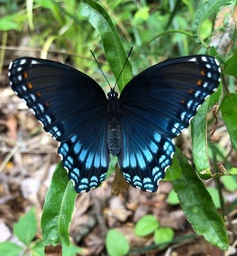
#> input picture ImageCorpus4Res/LgButterfly.jpg, 237 x 256 px, shrunk from 1184 x 1280 before the run
$ python image_sample_quant.py ImageCorpus4Res
#> lines starting #> are read from the running program, lines starting #| are printed output that depends on the picture
import argparse
import cv2
import numpy as np
import os
import sys
import math
from time import time
import matplotlib.pyplot as plt


# set up a list for files
images = []

# index for the list of images in the browser
count = 0

# Current manipulation
manipul = ""

# Get and parse the arguments
def get_args():
    parser = argparse.ArgumentParser(description='Image Manipulation v1.0')
    parser.add_argument('path', metavar='dir',
                        help='The root directory to view photos in')

    parser.add_argument('--faster', metavar='bool',  type=int,
                        help='The intensity algorithm speed: "1" uses a faster implementation')

    args = parser.parse_args()
    return(args)

# Check for images in the path and save the exact path to each
#   image in a list.
def load_path(path):
    global images
    rootDir = os.path.join(path)
    for dirName, subdirList, fileList in os.walk(rootDir):
        for fname in fileList:
            pos_img = dirName + "/" + fname
            if cv2.haveImageReader(pos_img): # if it is a readable image
                images.append(pos_img)  #add it to the list of images

    # If there is a problem with the given path, exit
    if len(images) == 0:
        print("Invalid path or there are no images in path")
        sys.exit(1)


# Load the first image from the directory as opencv
def opencv_img(count):
    # read and convert image
    image = cv2.imread(images[count])
    return(image)

# Reduce intensity to 6 bit
def intensity_6(img):
    global manipul
    if args.faster == 1:
        new_img = (img // 4 * 4) + (4 // 2)
    else:
        new_img = change_intensity(img, 6)
    manipul  = "k6"
    #View and save the image
    show_wait_save(new_img)

# Reduce intensity to 4 bit
def intensity_4(img):
    global manipul
    img = opencv_img(count)
    if args.faster == 1:
        new_img = (img // 16 * 16) + (16 // 2)
    else:
        new_img = change_intensity(img, 4)
    manipul = "k4"
    #View and save the image
    show_wait_save(new_img)

def change_intensity(img, k):
    target_level = 2**k
    target_compr_factor = 256/target_level

    # a new matrix (multi-dim array) of all ones with the same width and height that holds BGR to be normalized
    normalized_img = np.ones((img.shape[0], img.shape[1], 3))

    # a new matrix (multi-dim array) of all ones with the same width and height that holds BGR from [0, 2^k -1]  intensity change
    changed_img = np.ones((img.shape[0], img.shape[1], 3), dtype=np.uint8)

    # a final matrix (multi-dim array) of all ones with the same width and height that holds BGR for the final displayed image
    clr_corrected_img = np.ones((img.shape[0], img.shape[1], 3), dtype=np.uint8)

    # The new image will have the new intensity value
    # so we know how many bits are being used by looking at intensity[count] in the current image
    # normalizing the color using a sequence of 3 linear transformation from the range of RGB values in the original
    # image to a smaller range from 0 - (2^k -1) for each k


    # tuple to select colors of each channel line
    colors = ("b", "g", "r")
    channel_ids = (0, 1, 2)

    # create the histogram plot, with three lines, one for
    # each color
    plt.xlim([0, 255])
    for channel_id, c in zip(channel_ids, colors):
        histogram, bin_edges = np.histogram(
            img[:, :, channel_id], bins=256, range=(0, 256)
        )
        plt.plot(bin_edges[0:-1], histogram, color=c)

    plt.xlabel("Color value")
    plt.ylabel("Pixels")

    plt.show()

    # first transformation to standardized the values in each BGR channel to [0,1]
    for i in range(0, img.shape[0]):
        for j in range(0, img.shape[1]):
            normalized_img[i, j, 0] = img[i,j,0]/255
            normalized_img[i, j, 1] = img[i, j, 1]/255
            normalized_img[i, j, 2] = img[i,j,2]/255

    # necessary formatting of image to render correctly
    normalized_img = normalized_img[0:int(normalized_img.shape[0]*2), 0:int(normalized_img.shape[1]*2)]

    # create the histogram plot, with three lines, one for each color
    plt.xlim([0, 1])
    for channel_id, c in zip(channel_ids, colors):
        histogram, bin_edges = np.histogram(
            normalized_img[:, :, channel_id], bins=256, range=(0, 1)
        )
        plt.plot(bin_edges[0:-1], histogram, color=c)

    plt.xlabel("Color value")
    plt.ylabel("Pixels")

    plt.show()

    # second transformation so that there are now only 2^k - 1  BGR values
    for i in range(0, img.shape[0]):
        for j in range(0, img.shape[1]):
            changed_img[i,j,0] = np.uint8(min(255, normalized_img[i,j,0]*(target_level-1)))
            changed_img[i,j,1] = np.uint8(min(255, normalized_img[i,j,1]*(target_level-1)))
            changed_img[i,j,2] = np.uint8(min(255, normalized_img[i,j,2]*(target_level-1)))

    # necessary formatting of image to render correctly
    changed_img = changed_img[0:int(changed_img.shape[0]), 0:int(changed_img.shape[1])]

    # create the histogram plot, with three lines, one for each color
    plt.xlim([0, 256])
    for channel_id, c in zip(channel_ids, colors):
        histogram, bin_edges = np.histogram(
            changed_img[:, :, channel_id], bins=256, range=(0, 256)
        )
        plt.plot(bin_edges[0:-1], histogram, color=c)

    plt.xlabel("Color value")
    plt.ylabel("Pixels")

    plt.show()

    # the final transformation takes the 2^k - 1 values in the range of [0, 255] before rendering the image.
    for i in range(0, img.shape[0]):
        for j in range(0, img.shape[1]):
            clr_corrected_img[i,j,0] = np.uint8((changed_img[i,j,0]/(target_level-1))*(2**8 - 1))
            clr_corrected_img[i,j,1] = np.uint8((changed_img[i,j,1]/(target_level-1))*(2**8 - 1))
            clr_corrected_img[i,j,2] = np.uint8((changed_img[i,j,2]/(target_level-1))*(2**8 - 1))

    # necessary formatting of image to render correctly
    clr_corrected_img = clr_corrected_img[0:int(clr_corrected_img.shape[0]*2), 0:int(clr_corrected_img.shape[1]*2)]

    # create the histogram plot, with three lines, one for each color
    plt.xlim([0, 256])
    for channel_id, c in zip(channel_ids, colors):
        histogram, bin_edges = np.histogram(
            clr_corrected_img[:, :, channel_id], bins=256, range=(0, 256)
        )
        plt.plot(bin_edges[0:-1], histogram, color=c)

    plt.xlabel("Color value")
    plt.ylabel("Pixels")

    plt.show()

    return(clr_corrected_img)


# Shrink using nearest neighbor with a factor of 0.5
def shrink_NN(img):
    global manipul
    manipul = "nn_shrink"
    start = time()
    nearest_neighbor(img)
    end = time()
    print("Shrinking using Nearest Neighbor took: ", str((end-start)/60), " seconds")

# Shrink using bicubic with a factor of 0.5
# [45 lines left out: functions shrink_bicubic, shrink_bilinear, increase_NN, increase_bicubic, increase_bilinear, not called in this run]

# Nearest neigbor interpolation to the given factor
def nearest_neighbor(image, factor=0.5):
    image = cv2.resize(image, (int(image.shape[1]*factor),
                                      int(image.shape[0]*factor)),
                                      interpolation=cv2.INTER_NEAREST)
    #Show and save the image
    show_wait_save(image)

#Bicubic interpolation to the given factor
# [14 lines left out: functions bicubic, bilinear, not called in this run]

# Enlarge image by factor of 2 using linear interpolation
def enlarge_linear(image):
    global manipul
    manipul = "linear_increase"
    start = time()
    # We make a new matrix (multi-dim array) of all zeros twice the width and height that holds RGB
    enlarged_img = np.zeros((2 * image.shape[0], 2 * image.shape[1], 3), dtype=np.uint8)


    # For each row, go to each column position and if the col is divisible by 2, copy old img values
    # otherwise use linear interpolation with left and right spatial coordinate RGB values
    for i in range(image.shape[0]):
        for j in range(image.shape[1]):
            enlarged_img[i*2, j*2] = image[i, j]
            if j < image.shape[1] - 1:
                enlarged_img[i*2, j*2 + 1] = (1 / 2) * image[i, j] + (1 / 2) * image[i, j + 1]
            else:
                enlarged_img[i*2, j*2 + 1] = image[i, j]

    # For each column, go to each row position and if the row is divisible by 2, copy old img values
    # otherwise use linear interpolation with above and below spatial coordinate RGB values
    for j in range(0, enlarged_img.shape[1] - 2, 2):
        for i in range(1, enlarged_img.shape[0] - 1, 2):
            enlarged_img[i, j] = (1/2)*enlarged_img[i-1, j] + (1/2)*enlarged_img[i+1, j]
            enlarged_img[i, j+1] = (1/2)*enlarged_img[i+1, j] + (1/2) * enlarged_img[i-1, j+2]
        enlarged_img[enlarged_img.shape[0] - 1, j] = enlarged_img[enlarged_img.shape[0] - 2, j]
        enlarged_img[enlarged_img.shape[0] - 1, j+1] = enlarged_img[enlarged_img.shape[0] - 1, j]

    # In the last 2 columns, for every second row, use linear interpolation with above and below spatial coordinate RGB values
    for i in range(1, enlarged_img.shape[0] - 1, 2):
        enlarged_img[i, enlarged_img.shape[1] - 2] = (1/2)*enlarged_img[i-1, enlarged_img.shape[1] - 2] + (1/2)*enlarged_img[i+1, enlarged_img.shape[1] - 2]
        enlarged_img[i, enlarged_img.shape[1] - 1] = (1/2)*enlarged_img[i-1, enlarged_img.shape[1] - 1] + (1/2)*enlarged_img[i+1, enlarged_img.shape[1] - 1]

    # necessary formatting of image to render correctly
    enlarged_img = enlarged_img[0:int(enlarged_img.shape[0]*2), 0:int(enlarged_img.shape[1]*2)]
    end = time()
    print("Enlarging using linear took: ", str((end-start)/60),  " seconds")
    show_wait_save(enlarged_img)

# Shrink image by factor of 2 (or nearly 2 if odd dimension) using linear interpolation
def shrink_linear(image):
    global manipul
    manipul = "linear_shrink"
    start = time()
    # We make a new matrix (multi-dim array) of all zeros twice the width and height that holds RGB
    shrunken_img = np.ones((image.shape[0]//2, image.shape[1]//2, 3), dtype=np.uint8)

    # The new image will have only a new pixel in the center of each rectangle of old pixel positions
    # where two adjacent rows and two adjacent columns create a square.  Taking these squares to be
    # non-overlapping approximates the half size for the original image.
    # Value of RGB function at the new point is created by using linear interpolation between
    # top left and top right original pixel values of the square.

    for i in range(0,shrunken_img.shape[0]):
        for j in range(shrunken_img.shape[1]):
            if i == shrunken_img.shape[0] - 1:
                shrunken_img[i,j] = image[2*i,2*j]
            else:
                shrunken_img[i, j] = (1/2)*image[2*i,2*j]+(1/2)*image[2*i+1,2*j]

    shrunken_img = shrunken_img[0:int(shrunken_img.shape[0]*2), 0:int(shrunken_img.shape[1]*2)]
    end = time()
    print("Shrinking using linear took: ", str((end-start)),  " seconds")
    show_wait_save(shrunken_img)


# Display the given image, give the user time to view it, and save the image
#    to the main given path
def show_wait_save(img):
    cv2.imshow("result", img)
    cv2.imwrite(images[count].rstrip(".jpg")+manipul+".jpg", img)
    cv2.waitKey(0)

def main():

    global count
    global images
    global args
    #Get the command arguments
    args = get_args()

    load_path(args.path)

    print("First, lower intensity to see the effect of intensity resolution")

    #Change the intensity resolution for every image in the given path. The
    #   k values implemented are:
    #k = 4
    #k = 6
    while count < len(images):
        img = opencv_img(count)
#> in opencv_img, image is the input picture: shape (256, 237, 3); mean B, G, R 90.9, 120.1, 97
        cv2.imshow("result", img)
        print("INITIAL IMAGE:", images[count])
        cv2.waitKey(0)
        print("k=4")
        intensity_4(img)
#> after the loop in change_intensity, `for i in range(0, img.shape[0]):`:
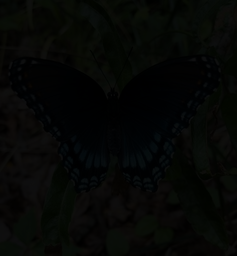
#> changed_img: shape (256, 237, 3); mean B, G, R 4.88, 6.59, 5.24
        print("k=6")
        intensity_6(img)
#> call 2 of change_intensity, with k = 6
#> after the loop in change_intensity (call 2), `for i in range(0, img.shape[0]):`:
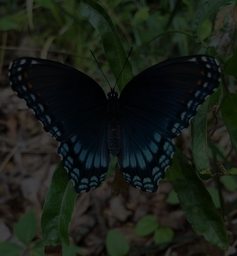
#> changed_img: shape (256, 237, 3); mean B, G, R 22, 29.2, 23.5
#> in change_intensity (call 2), `plt.show()`:
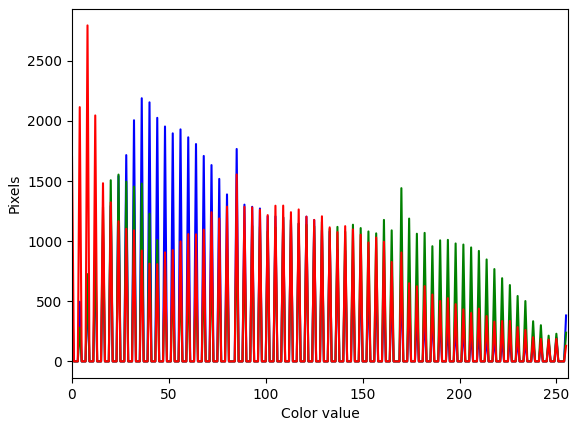
#> figure drawn by matplotlib, 1 panel; curve peaks at x = 36, y = 2189; curve peaks at x = 24, y = 1554; curve peaks at x = 8, y = 2795
        count = count + 1

    print("Next, edit spatial resolution")
    # Reset the counter and reload the images to include the new images
    count = 0
#> count = 0
    images = []
    load_path(args.path)

    # Save each interpolation on every image in the given path -- including
    #   the intensity changed images. The interpolations are:
    # Linear, Nearest Neighbor, Bicubic, Bilinear
    while count < len(images):  # for each image
        img = opencv_img(count)
        print("INITIAL IMAGE:", images[count])
#| INITIAL IMAGE: ImageCorpus4Res/LgButterfly.jpg
        cv2.waitKey(0)
        cv2.imshow("result", img)
        print("Linear shrink")
        shrink_linear(img)
#> after the loop in shrink_linear, `for i in range(0,shrunken_img.shape[0]):`:
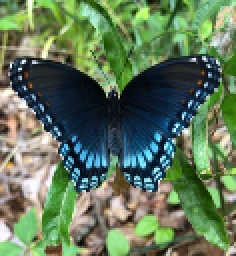
#> shrunken_img: shape (128, 118, 3) (shown 2 times larger); mean B, G, R 90.9, 119.9, 96.9
        print("Linear increase")
        enlarge_linear(img)
#> after the loop in enlarge_linear, `for i in range(image.shape[0]):`:
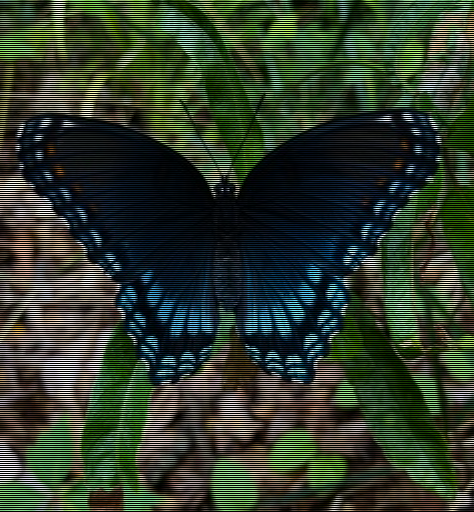
#> enlarged_img: shape (512, 474, 3); mean B, G, R 45.4, 60, 48.4
#> after the loop in enlarge_linear, `for i in range(1, enlarged_img.shape[0] - 1, 2):`:
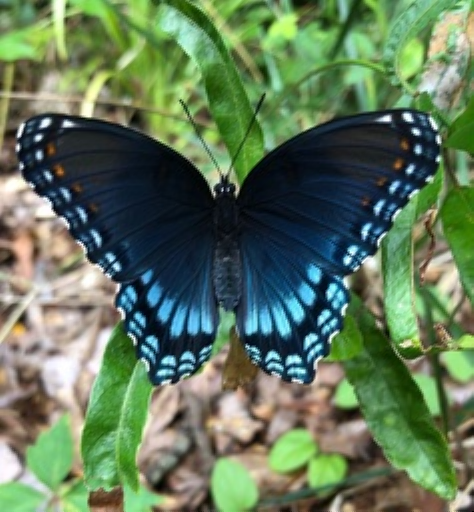
#> enlarged_img: shape (512, 474, 3); mean B, G, R 90.7, 119.9, 96.8
        print("NN shrink")
        shrink_NN(img)
#> in nearest_neighbor, `image = cv2.resize(image, (int(image.shape[1]*factor), int(image.shape..`:
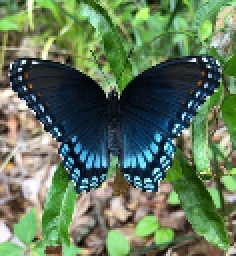
#> image: shape (128, 118, 3) (shown 2 times larger); mean of channels 0, 1, 2 91.2, 120.2, 97.2; drawn as B, G, R
        print("NN increase")
        increase_NN(img)
        print("Bicubic shrink")
        shrink_bicubic(img)
        print("Bicubic increase")
        increase_bicubic(img)
        print("Bilinear shrink")
        shrink_bilinear(img)
        print("Bilinear increase")
        increase_bilinear(img)
        count = count + 1

    print("end")


if __name__ == "__main__":
    main()
